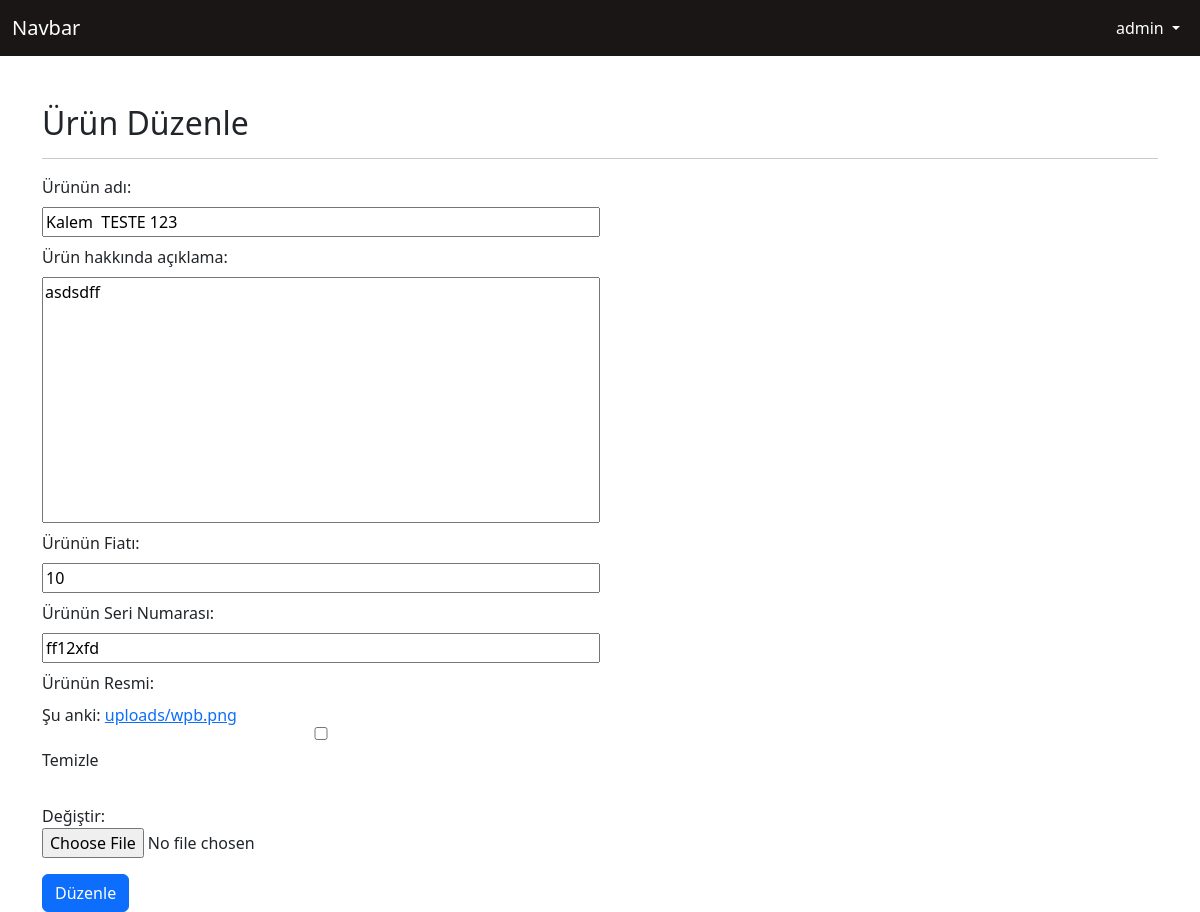
The page /urun/duzenle/12 (signed in) on the database its author committed.
### urunApp/models.py (models this page shows, shortened)
class Urun(models.Model):
    satici = models.ForeignKey(User, verbose_name=("Ürünü Satan"), on_delete=models.CASCADE, default=1)
    ad = models.CharField(("Ürünün adı"), max_length=50)
    urunDetayi = models.TextField(verbose_name="Ürün hakkında açıklama", max_length=200)
    eklenmeTarihi = models.DateTimeField(auto_now_add=True)
    fiat = models.CharField(("Ürünün Fiatı"), default="Ücret Belirtilmedi", max_length=6, help_text="Ürünün ücretidir")
    seriNo = models.CharField(("Ürünün Seri Numarası"), max_length=7, null=True, blank=True)
    urunResmi = models.FileField(("Ürünün Resmi"), upload_to="uploads", max_length=100, null=True, blank=True)
    stokAdet = models.PositiveIntegerField(("Stoktaki Adet Sayısı"), default=1)
    garanti = models.BooleanField(("Garanti"), default=False)

### urunApp/views.py (the view)
# urls.py: path('urun/duzenle/<urunId>', editProduct, name="urun-duzenle"),
def editProduct(request, urunId):
    context = {}
    urun = Urun.objects.filter(id=urunId).first()
    if urun is None:
        return redirect('404')
    if urun.satici.id != request.user.id and request.user.is_superuser is not True:
        raise PermissionDenied()
    productForm = CreateUrun(instance=urun)
    if request.method == 'POST':
        urunForm = CreateUrun(request.POST, request.FILES, instance=urun)
        if urunForm.is_valid():
            urunForm.save()
        return redirect("/urun/" + str(urunId))
    else:
        context['form'] = productForm
        context['data'] = urun
        return render(request, 'editProduct.html', context)

### urunApp/form.py
class CreateUrun(forms.ModelForm):
      class Meta:
            model=Urun
            fields=["ad", "urunDetayi", "fiat", "seriNo", "urunResmi"]
            help_texts = {
             'fiat': None
            }

### urunApp/templates/editProduct.html (shortened to what this page needs)
{% extends "base.html" %}
{% block site-icerigi %}
<div class="container mt-5">
    <h2>Ürün Düzenle</h2>
    <hr>
    <form action="{% url 'urun-duzenle' data.id %}" method="post" enctype="multipart/form-data">
            <div id="elements-container" class="mb-3">
                {{form}}
            </div>
            <button type="submit" class="btn btn-primary">Düzenle</button>
    </form>
    </div>
{% endblock site-icerigi %}

### urunApp/templates/partials/_nav.html (shortened to what this page needs)
<nav class="navbar navbar-expand-lg" id="site-navbar">
    <div class="container-fluid">
      <a class="navbar-brand" href="{% url 'anasayfa' %}">Navbar</a>
      <div class="collapse navbar-collapse" id="navbarSupportedContent">
        <ul class="navbar-nav ms-auto mb-2 mb-lg-0">
          {% if request.user.is_authenticated  %}
          <li class="nav-item dropdown">
            <a class="nav-link dropdown-toggle" href="#" role="button" data-bs-toggle="dropdown" aria-expanded="false">
              {{request.user.username}}
            </a>
          </li>
          {% else %}
          <li class="nav-item"> <a class="nav-link" href="{% url 'user-login' %}">Giriş Yap</a> </li>
          {% endif %}
        </ul>
      </div>
    </div>
  </nav>

### urunApp/static/style/style.css (style rules this page uses)
#site-navbar { background-color: rgb(26, 22, 22); color: white; }
#site-navbar * { color: inherit; }
form input, textarea, label { width: 100%; display: block; margin-bottom: 8px; }
form textarea { resize: none; min-height: 200px; }

### urunApp/templates/editProduct.html (style rules this page uses)
#elements-container { width: 50%; }
form input,label,textarea { display: block; width: 100%; }

### rows shown on the page
Urun: ad "Kalem TESTE 123", urunDetayi "asdsdff", fiat "10", seriNo "ff12xfd"

### other values the page prints
{{ request.user.username }} "admin"
